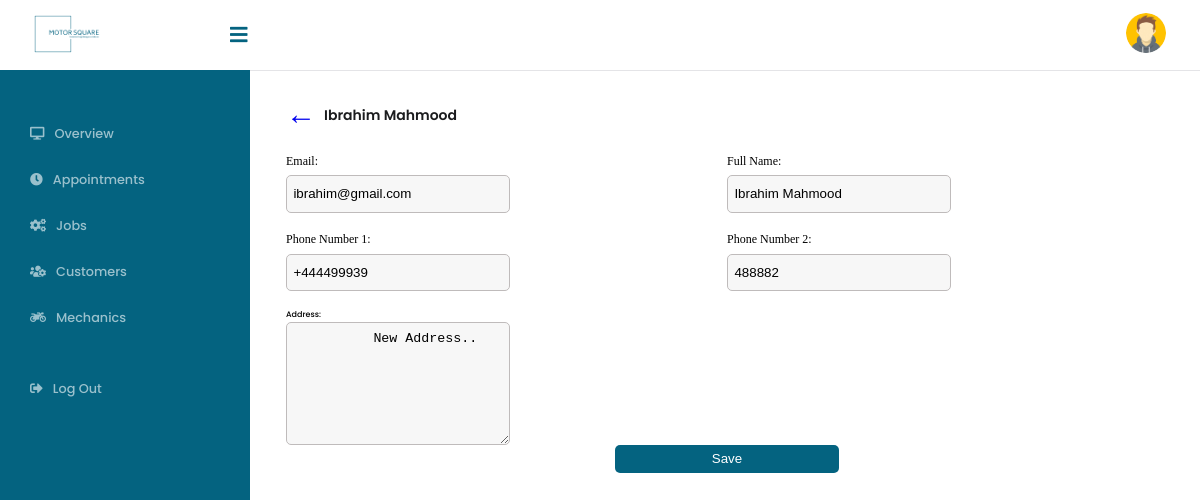
The app's page /admin/editMechanic.php?userId=28 (signed in) with its own data.
### tables this page shows
CREATE TABLE `mechanicinfo` (
  `id` int(11) NOT NULL,
  `address` varchar(250) NOT NULL,
  `phone2` int(250) NOT NULL,
  `currentStatus` varchar(50) DEFAULT 'Available',
  `userId` int(11) NOT NULL
);

CREATE TABLE `user` (
  `userId` int(11) NOT NULL,
  `fullName` varchar(255) NOT NULL,
  `email` varchar(255) NOT NULL,
  `password` varchar(255) NOT NULL,
  `image` varchar(255) DEFAULT NULL,
  `phone` varchar(50) DEFAULT NULL,
  `level` int(1) NOT NULL,
  `dateJoined` date DEFAULT current_timestamp()
);

### admin/editMechanic.php (the view, shortened to what this page needs)
<?php
require_once('../shared/connection.php');
$userId = $_GET['userId'] ?? null;
$query = "Select user.email, user.fullName, user.phone, mechanicinfo.address,mechanicinfo.phone2
          FROM user inner join mechanicinfo ON user.userId = mechanicinfo.userId WHERE user.userId = '$userId'";
$fetchResult = $connection->query($query);
$row=$fetchResult->fetch_assoc();
require_once("../shared/header.php");
require_once('shared/sidebar.php');
?>
<div class="content">
      <div class="dashboard__overview">
        <div class="full-with flex-display align-center">
          <div class="flex-nojustify">
            <span><a class="back-arrow" href="mechanics.php">&larr;</a></span>
            <p class="dashboard__title mt-sm"><?php echo $row["fullName"]; ?></p>
          </div>
        </div>
       <form id="editMechanicForm" method="post">
        <div class="full-with flex-display authenticate__details mt-md">
          <div class="input-box flex-display--column full-with">
            <label for="email">Email:</label>
            <input
              type="text"
              value="<?php echo $row["email"]; ?>"
              name="email"
              id="email"
              placeholder=""
            />
          </div>
          <div class="input-box flex-display--column full-with">
            <label for="fullName">Full Name:</label>
            <input
              type="text"
              value="<?php echo $row["fullName"]; ?>"
              name="fullName"
              id="fullName"
              placeholder=""
            />
          </div>
        </div>
        <div class="full-with flex-display authenticate__details">
          <div class="input-box flex-display--column full-with">
            <label for="phone1">Phone Number 1:</label>
            <input
              type="text"
              name="phone1"
              value="<?php echo $row["phone"]; ?>"
              id="phone1"
              placeholder=""
            />
          </div>
          <div class="input-box flex-display--column full-with">
            <label for="phone2">Phone Number 2:</label>
            <input
              type="text"
              name="phone2"
              value="<?php echo $row["phone2"]; ?>"
              id="phone2"
              placeholder=""
            />
          </div>
        </div>
        <div class="input-box flex-display--column">
          <label for="address">Address:</label>
          <textarea
            class="text-area"
            name="address"
            rows="7"
            id="address"
            placeholder=""
          >
          <?php echo $row["address"]; ?>
        </textarea>
        </div>
        <div class="full-with flex-display justify-center">
          <button type="submit" name="editMechanic" id="editMechanic" class="btn btn-primary btn-full">Save</button>
        </div>
      </div>
    </div>
<?php require_once("../shared/footer.php");?>

### css/style.css (style rules this page uses)
* { margin: 0; padding: 0; }
*, *::after, *::before { margin: 0; padding: 0; }
*, *::before, *::after { box-sizing: inherit; }
html { box-sizing: border-box; font-size: 62.5%; font-family: "Poppins", sans-serif; }
@media only screen and (max-width: 75em) { html { font-size: 50%; } }
a, ul, li { list-style: none; text-decoration: none; }
body { font-family: "Poppins", sans-serif; font-weight: 500; font-style: normal; line-height: 1.6; text-decoration: none; -ms-overflow-style: none; scrollbar-width: none; }
.back-arrow { font-size: 30px; margin-bottom: 1.8rem; margin-top: 1rem; }
.full-with { width: 100%; }
.align-center { align-items: center; }
.mt-md { margin-top: 1rem; }
.mt-sm { margin-top: 0.7rem; }
.flex-nojustify { display: flex; column-gap: 1rem; }
input, select, .text-area, .media-container { border: 1px solid #bfbbbb !important; }
p { padding: 0 !important; }
.btn { cursor: pointer; max-width: 28rem; border: none; border-radius: 5px; outline: none; padding: 0.8rem 0; min-width: 10rem; }
.btn-primary { background-color: #046380; color: white; }
.btn-full { max-width: 28rem; width: 100%; }
.flex-display { display: flex; justify-content: space-between; }
.flex-display--column { display: flex; flex-direction: column; }
.dashboard__overview { max-width: 144rem; display: flex; overflow: hidden; flex-direction: column; }
.justify-center { justify-content: center; align-items: center; }
.content { margin-left: 250px; height: 100vh; transition: 0.5s; margin-top: 70px; padding-top: 20px; padding-left: 4.5rem; padding-right: 4rem; }
.dashboard__title { font-size: 1.75rem; color: #1b1c1e; line-height: 38.25px; font-weight: 600; margin-bottom: 1.25rem; }
.authenticate__details { flex: 1; background-color: #ffffff; height: 100%; }
.authenticate__details .input-box { row-gap: 0.5rem; margin-bottom: 2.2rem; }
.authenticate__details .input-box label { font-size: 1.5rem; font-weight: 500; font-family: "Manrope"; }
.authenticate__details .input-box input, .authenticate__details .input-box .dashboard__search-box input { padding: 1.3rem 0.8rem; border-radius: 5px; outline: none; border: none; max-width: 28rem; background-color: #f7f7f7; }
.authenticate__details .input-box input::placeholder, .authenticate__details .input-box .dashboard__search-box input::placeholder { font-size: 1rem; font-style: normal; font-weight: 400; text-align: left; }
form { display: flex; flex-direction: column; }
.text-area, .select-service { padding: 1rem 0.8rem; border-radius: 5px; outline: none; border: none; max-width: 28rem; background-color: #f7f7f7; }
.text-area::placeholder, .select-service::placeholder { font-size: 1rem; font-style: normal; font-weight: 400; text-align: left; }

### records on screen
mechanicinfo: userId.fullName "Ibrahim Mahmood", email "ibrahim@gmail.com", fullName "Ibrahim Mahmood", phone1 "+444499939", phone2 "488882", address "New Address.."
